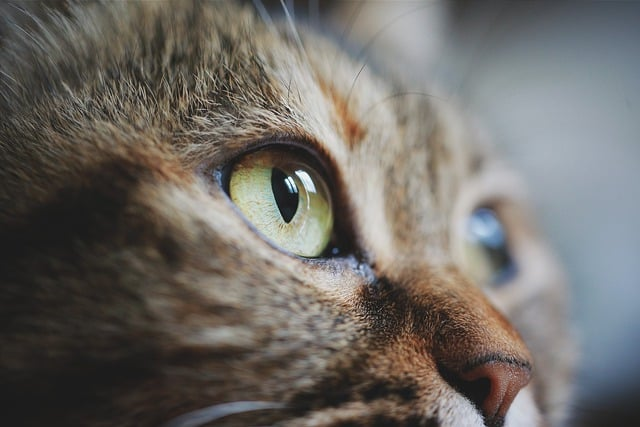
#> input picture smoothing/cat.jpeg, 640 x 427 px
$ python smoothing.py
#> lines starting #> are read from the running program, lines starting #| are printed output that depends on the picture
from PIL import Image

img = Image.open("cat.jpeg")
#> img is the input picture: PIL image 640x427 RGB; mean R, G, B 109.9, 106.3, 101.6
grayscale_image = img.convert('L')
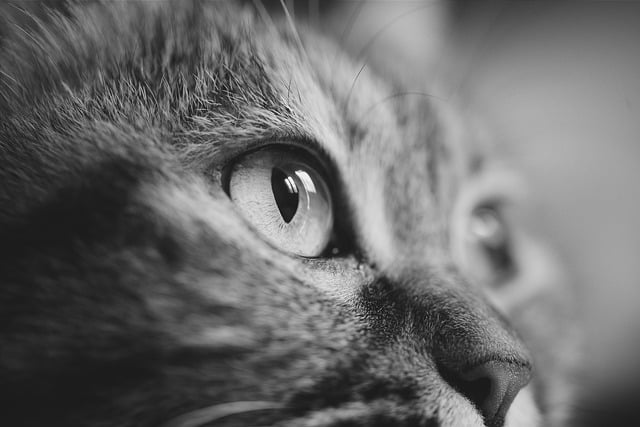
#> grayscale_image: PIL image 640x427 L; min 5, max 254, mean 106.8
grayscale_image.save('grayscale-cat.jpeg')
smoothed_image = grayscale_image

width, height = grayscale_image.size
#> width = 640; height = 427
filter = [[1,1,1],[1,1,1],[1,1,1]]

for i in range(1, width - 2):
    for j in range(1, height - 2):
        new_value = 0
        for k in range(3):
            for l in range(3):
                new_value += grayscale_image.getpixel((k+i,l+j)) * filter[k][l]
        new_value = int(new_value/9)
        smoothed_image.putpixel((i,j), new_value)

smoothed_image.save("smoothed-cat.jpeg")
